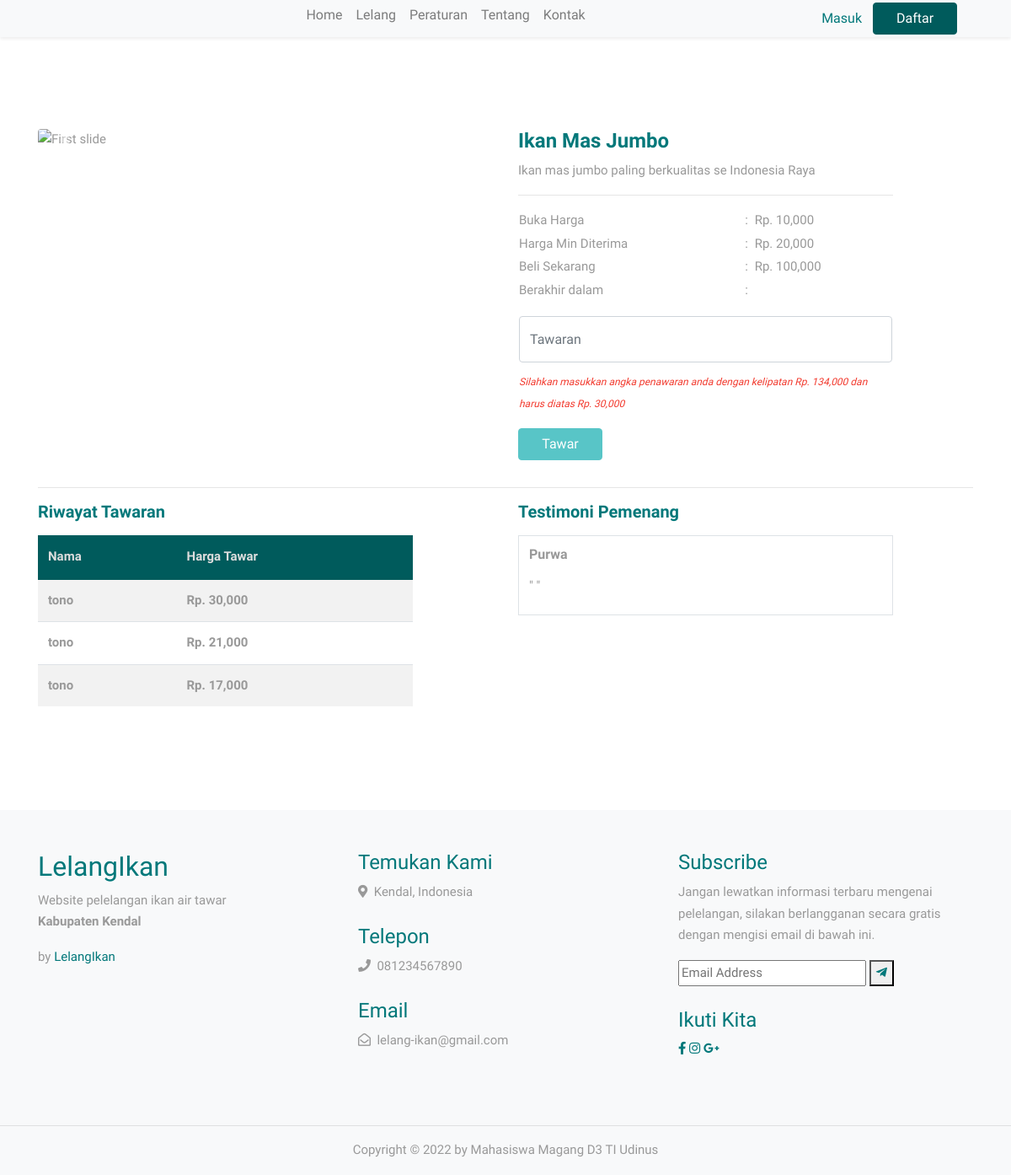
Page /barang/detail/LL-2022-00001 on the committed database.
### tables this page shows
CREATE TABLE `lelang` (
  `lelang_id` char(20) NOT NULL,
  `pelelang_id` char(20) DEFAULT NULL,
  `produk` varchar(40) DEFAULT NULL,
  `deskripsi_produk` text DEFAULT NULL,
  `image1` varchar(255) DEFAULT NULL,
  `image2` varchar(255) DEFAULT NULL,
  `image3` varchar(255) DEFAULT NULL,
  `image4` varchar(255) DEFAULT NULL,
  `harga_awal` double DEFAULT NULL,
  `harga_minimal_diterima` double DEFAULT NULL,
  `incremental_value` double DEFAULT NULL,
  `tgl_mulai` datetime DEFAULT NULL,
  `tgl_selesai` datetime DEFAULT NULL,
  `harga_beli_sekarang` double DEFAULT NULL,
  `metode_bayar` int(11) DEFAULT NULL,
  `status` int(11) DEFAULT NULL,
  `panitia_id` char(20) DEFAULT NULL,
  `keterangan` varchar(255) DEFAULT NULL,
  `jumlah` int(11) DEFAULT NULL
);

CREATE TABLE `lelang_bid` (
  `bid_id` int(11) NOT NULL,
  `lelang_id` char(20) DEFAULT NULL,
  `peserta_id` char(20) DEFAULT NULL,
  `tgl_bid` datetime DEFAULT NULL,
  `harga_tawar` double DEFAULT NULL
);

CREATE TABLE `peserta` (
  `peserta_id` char(20) NOT NULL,
  `nik` varchar(20) NOT NULL,
  `nama` varchar(40) NOT NULL,
  `jeniskel` char(1) NOT NULL,
  `provinsi` varchar(30) NOT NULL,
  `kota` varchar(30) NOT NULL,
  `kecamatan` varchar(30) NOT NULL,
  `kelurahan` varchar(30) NOT NULL,
  `alamat` varchar(50) NOT NULL,
  `telp` varchar(20) NOT NULL,
  `email` varchar(30) NOT NULL,
  `npwp` varchar(20) NOT NULL,
  `filektp` varchar(255) NOT NULL,
  `filenpwp` varchar(255) NOT NULL,
  `deposit` double NOT NULL,
  `status` int(11) NOT NULL,
  `username` char(20) NOT NULL,
  `password` char(255) NOT NULL
);

### application/controllers/Barang.php (called while the page is built, shortened)
<?php
class Barang extends CI_Controller{
    function __construct()
    {
        $this->load->model('Home_model','home');
    }
    public function Detail()
    {
        $id = $this->uri->segment(3);
        $this->session->set_userdata('lelang_id',$id);
        $data['result']=$this->home->getById($id);
        $data['nama']=$this->session->userdata('');
        $data['lelang']=$this->home->getDataDetail($id);
        $data['peserta']=$this->home->getDataDetailPeserta($id);
        $data['result_tawar']=$this->home->getDataTawar($id);
        $query = "select max(harga_tawar) as harga_tawar from lelang_bid where lelang_id = '$id'";
        $data['maxtawar']= $this->db->query($query)->row_array();
        $data['result_testi']=$this->home->getTestimoni($id);
        $this->form_validation->set_rules('tawar','Tawaran','required');
        if ($this->session->userdata('logged_in') == 'true') {
            $this->load->view('_partials/user/head', $data);
            if($this->form_validation->run() == 'true' &&  date('Y-m-d H:i:s') < $data['result']->tgl_selesai){
                $id_lelang = $this->session->userdata('lelang_id');
                $this->home->tawarLelang($id_lelang);
                $this->session->set_flashdata('message','<div class="alert alert-danger" role="alert">Maaf, lelang telah ditutup.</div>');
        } else {
        }
    }else{
        $this->load->view('_partials/head', $data);
    }
    $this->load->view('detail',$data);
    }
}

### index.php (called while the page is built, shortened)
<?php
require_once BASEPATH.'core/CodeIgniter.php';

### application/models/Home_model.php (called while the page is built, shortened)
<?php defined('BASEPATH') or exit('No direct script access allowed');
class Home_model extends CI_Model
{
    public function getById($id)
    {
        return $this->db->get_where('lelang', ["lelang_id" => $id])->row();
    }
    public function getDataTawar($id){
    	$query = "SELECT peserta.nama, lelang_bid.harga_tawar FROM peserta JOIN lelang_bid ON peserta.peserta_id=lelang_bid.peserta_id  AND lelang_id='".$id."' ORDER BY lelang_bid.harga_tawar DESC";
        return $this->db->query($query)->result_array();
    }
    public function getTestimoni($id)
    {
        $query = "select * from lelang,lelang_pemenang,peserta where lelang.lelang_id=lelang_pemenang.lelang_id and lelang_pemenang.peserta_id=peserta.peserta_id and lelang.lelang_id = '". $id ."'";
        return $this->db->query($query)->result_array();
    }
    function getDataDetail($id){
        $this->db->where('lelang_id',$id);
        $query=$this->db->get('lelang');
        return $query->row();
    }
    function getDataDetailPeserta($id){
        $this->db->where('peserta_id',$id);
        $query=$this->db->get('peserta');
        return $query->row();
    }
}

### application/views/detail.php (the view, shortened to what this page needs)
    <br><br>
        <div class="site-section pt-0 mt-7" id="loaded"><br><br><br><br>
            <div class="container">
                <div class="row">
                    <div class="col-md-5 mr-auto">
                        <div id="carouselExampleIndicators" class="carousel slide mb-5" data-ride="carousel">
                            <ol class="carousel-indicators">
                                <li data-target="#carouselExampleIndicators" data-slide-to="0" class="active"></li>
                                <li data-target="#carouselExampleIndicators" data-slide-to="1"></li>
                                <li data-target="#carouselExampleIndicators" data-slide-to="2"></li>
                                <li data-target="#carouselExampleIndicators" data-slide-to="3"></li>
                            </ol>
                            <div class="carousel-inner">
                                <div class="carousel-item active">
                                </div>
                            </div>
                            <a class="carousel-control-prev text-green" href="#carouselExampleIndicators" role="button" data-slide="prev">
                                <span class="carousel-control-prev-icon" aria-hidden="true"></span>
                            </a>
                            <a class="carousel-control-next text-green" href="#carouselExampleIndicators" role="button" data-slide="next">
                                <span class="carousel-control-next-icon" aria-hidden="true"></span>
                            </a>
                        </div>
                    </div>
                    <div class="col-md-5 mr-auto">
                        <h4><strong class="text-green"><?=$result->produk; ?></strong></h4>
                        <span><?=$result->deskripsi_produk; ?></span>
                        <hr>
                        <table class="w-100 mb-3">
                            <tr>
                                <td>Buka Harga</td>
                                <td> : </td>
                                <td> Rp. <?=number_format($result->harga_awal) ?></td>
                            </tr>
                            <tr>
                                <td>Harga Min Diterima</td>
                                <td> : </td>
                                <td> Rp. <?=number_format($result->harga_minimal_diterima) ?></td>
                            </tr>
                            <tr>
                                <td>Beli Sekarang</td>
                                <td> : </td>
                                <td> Rp. <?=number_format($result->harga_beli_sekarang) ?></td>
                            </tr>
                            <tr>
                                <td>Berakhir dalam</td>
                                <td> : </td>
                                <td class="text-green" id="countdown">
                                </td>
                            </tr>
                        </table>
                        <table class="mb-3">
                            <tr>
                                <td>
                                    <form action="<?= base_url('barang/detail/'.$result->lelang_id) ?>" method="POST">
                                    <input type="number" min="<?=$maxtawar['harga_tawar']?>" step="<?=$result->incremental_value?>" class="form-control mb-2 rounded" id="tawar" name="tawar" placeholder="Tawaran" required>
                                </td>
                            </tr>
                            <tr>
                                <td><i class="text-danger" style="font-size:12px;">Silahkan masukkan angka penawaran anda dengan kelipatan Rp. <?= number_format($result->incremental_value)?> dan harus diatas Rp.
                                    <?php
                                        if ($maxtawar['harga_tawar'] == 0) {
                                            echo number_format($result->harga_awal);
                                        } else {
                                            echo number_format($maxtawar['harga_tawar']);
                                        }
                                    ?> </i>
                                </td>
                            </tr>
                        </table>
                        <?php
                        $tgl_selesai = strtotime($result->tgl_selesai);
                        $tgl_sekarang = strtotime(date('Y-m-d H:i:s'));
                        if ($this->session->userdata('logged_in')) {
                            if ($tgl_selesai < $tgl_sekarang) {
                                echo '
                                <script>
                                    window.onload = function() {
                                        if(!window.location.hash) {
                                            window.location = window.location + "#loaded";
                                            window.location.reload();
                                        }
                                    }
                                </script>
                                ';
                                echo '
                                <div class="alert alert-danger text-center font-weight-bold" role="alert">
                                    Maaf, lelang telah ditutup!
                                </div>
                                ';
                            } else {
                                echo '<button type="submit" class="button button-green text-white mb-3">Tawar</button>';
                            }
                        }else{
                            echo anchor('login', 'Tawar', array('class' => 'button button-green text-white mb-3 disabled'));
                        }?>
                    </div>
                </div>
                <hr>
                <div class="row">
                    <div class="col-md-5 mr-auto">
                        <h5 class="text-green mb-3"><strong>Riwayat Tawaran</strong></h5>
                        <table class="table table-striped w-100 mb-5 w-100 rounded">
                            <thead class="text-green thead-green">
                                <tr class="text-green">
                                    <th>
                                        <span>Nama</span>
                                    </th>
                                    <th>
                                        <span>Harga Tawar</span>
                                    </th>
                                </tr>
                            </thead>
                            <tbody>
                                <?php
                                    foreach ($result_tawar as $row){
                                ?>
                                <tr>
                                    <th><?=$row['nama']?></th>
                                    <th>Rp. <?=number_format($row['harga_tawar'])?></th>
                                </tr>
                                <?php } ?>
                            </tbody>
                        </table>
                    </div>
                    <div class="col-md-5 mr-auto">
                        <h5 class="text-green mb-3"><strong>Testimoni Pemenang</strong></h5>
                        <table class="table table-bordered rounded">
                            <tbody>
                                <tr>
                                    <?php
                                        foreach ($result_testi as $testi){
                                    ?>
                                    <td><h6 class="text-orange mb-3"><strong><?= $testi['nama']?></strong></h6>
                                    <label for="nama">" <?= $testi['testimoni_pemenang']?> "</label></td>
                                    <?php } ?>
                                </tr>
                            </tbody>
                        </table>
                    </div>
                </div>
            </div>
        </div>
      </div>
    </body>
</html>

### rows in the picture
lelang: produk "Ikan Mas Jumbo", deskripsi_produk "Ikan mas jumbo paling berkualitas se Indonesia Raya", harga_awal "10,000", harga_minimal_diterima "20,000", harga_beli_sekarang "100,000", incremental_value "134,000", peserta.nama "Purwa"
lelang_bid: peserta.nama "tono", harga_tawar "30,000"
lelang_bid: peserta.nama "tono", harga_tawar "21,000"
lelang_bid: peserta.nama "tono", harga_tawar "17,000"

### other values in the picture
anchor('peserta', 'Home', array('class' => 'nav-item nav-link h6')) "Home"
anchor('barang', 'Lelang', array('class' => 'nav-item nav-link h6')) "Lelang"
anchor('tentang', 'Tentang', array('class' => 'nav-item nav-link h6')) "Tentang"
anchor('kontak', 'Kontak', array('class' => 'nav-item nav-link h6')) "Kontak"
$maxtawar['harga_tawar'] "30,000"
